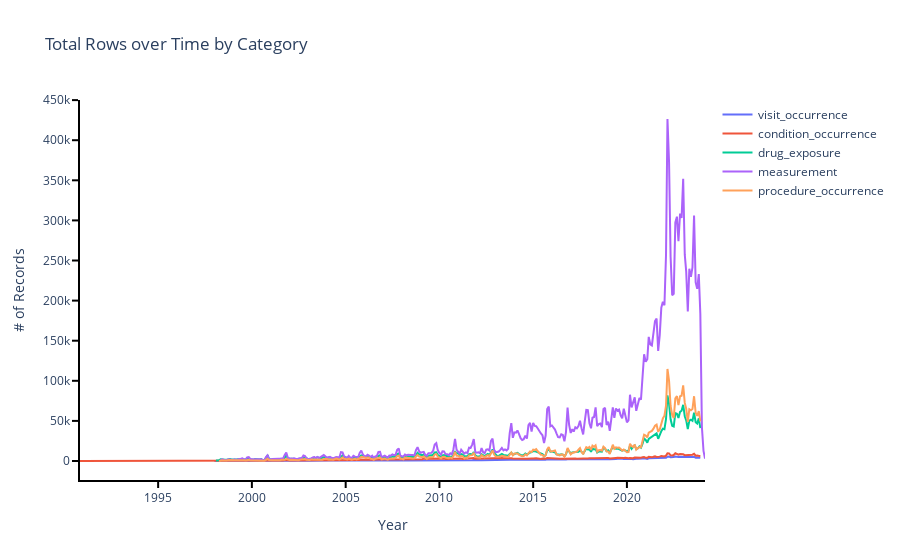

Write notebook code for a chart like this one.
### Markdown cell above
연도별 데이터 분포 표시

### Code cell
# 테이블 불러오기
dataframes = []
table_name = "visit_occurrence"
visit = pd.read_csv(os.path.join(cdm_path, table_name + ".csv"))
visit["date"] = pd.to_datetime(visit["visit_start_date"])
# 날짜 형식 변환: 'YYYY-MM' 형식으로 변환합니다.
visit['year_month'] = visit['date'].dt.to_period('M')
# 그룹화: 연도와 월별로 그룹화하여 레코드의 개수를 계산합니다.
visit_summary = visit.groupby('year_month').size().reset_index(name='records')
visit_summary['category'] = table_name
dataframes.append(visit_summary)


table_name = "condition_occurrence"
condition = pd.read_csv(os.path.join(cdm_path, table_name + ".csv"))
condition["date"] = pd.to_datetime(condition["condition_start_date"])
# 날짜 형식 변환: 'YYYY-MM' 형식으로 변환합니다.
condition['year_month'] = condition['date'].dt.to_period('M')
# 그룹화: 연도와 월별로 그룹화하여 레코드의 개수를 계산합니다.
condition_data = condition.groupby('year_month').size().reset_index(name='records')
condition_data['category'] = table_name
dataframes.append(condition_data)

table_name = "drug_exposure"
drug = pd.read_csv(os.path.join(cdm_path, table_name + ".csv"))
drug["date"] = pd.to_datetime(drug["drug_exposure_start_date"])
# 날짜 형식 변환: 'YYYY-MM' 형식으로 변환합니다.
drug['year_month'] = drug['date'].dt.to_period('M')
# 그룹화: 연도와 월별로 그룹화하여 레코드의 개수를 계산합니다.
drug_data = drug.groupby('year_month').size().reset_index(name='records')
drug_data['category'] = table_name
dataframes.append(drug_data)

table_name = "measurement"
measurement = pd.read_csv(os.path.join(cdm_path, table_name + ".csv"))
measurement["date"] = pd.to_datetime(measurement["measurement_date"])
# 날짜 형식 변환: 'YYYY-MM' 형식으로 변환합니다.
measurement['year_month'] = measurement['date'].dt.to_period('M')
# 그룹화: 연도와 월별로 그룹화하여 레코드의 개수를 계산합니다.
measurement_data = measurement.groupby('year_month').size().reset_index(name='records')
measurement_data['category'] = table_name
dataframes.append(measurement_data)

table_name = "procedure_occurrence"
procedure = pd.read_csv(os.path.join(cdm_path, table_name + ".csv"))
procedure["date"] = pd.to_datetime(procedure["procedure_date"])
# 날짜 형식 변환: 'YYYY-MM' 형식으로 변환합니다.
procedure['year_month'] = procedure['date'].dt.to_period('M')
# 그룹화: 연도와 월별로 그룹화하여 레코드의 개수를 계산합니다.
procedure_data = procedure.groupby('year_month').size().reset_index(name='records')
procedure_data['category'] = table_name
dataframes.append(procedure_data)

all_data = pd.concat(dataframes)

fig = go.Figure()
categories = all_data["category"].unique()
for category in categories:
    category_data = all_data[all_data['category'] == category]
    fig.add_trace(go.Scatter(x = category_data["year_month"].astype(str), y=category_data["records"], name=category, 
                          mode="lines"))

# X축 설정 - 눈금 표시, 그리드는 제거
fig.update_xaxes(
    showline=True,  # X축 선 표시
    linewidth=2,  # X축 선의 너비
    linecolor='black',  # X축 선의 색상
    showgrid=False,  # 그리드는 표시하지 않음
    ticks='outside',  # 눈금 표시 위치
    tickwidth=2,  # 눈금의 너비
    tickcolor='black',  # 눈금의 색상
    ticklen=6  # 눈금의 길이
)

# Y축 설정 - 눈금 표시, 그리드는 제거
fig.update_yaxes(
    showline=True,  # Y축 선 표시
    linewidth=2,  # Y축 선의 너비
    linecolor='black',  # Y축 선의 색상
    showgrid=False,  # 그리드는 표시하지 않음
    ticks='outside',  # 눈금 표시 위치
    tickwidth=2,  # 눈금의 너비
    tickcolor='black',  # 눈금의 색상
    ticklen=6,  # 눈금의 길이
    range=[0,max(all_data["records"])*1.05]
)

fig.update_layout(
    title="Total Rows over Time by Category",
    xaxis_title="Year",
    yaxis_title="# of Records",
    plot_bgcolor="white"
)

fig.show()

### Figure 1 — Plotly figure (JSON) as saved in the notebook; plotly's stock layout.template omitted (floating-point values rounded to 4 significant figures; data arrays with more than 128 entries replaced by an {"elided": "..."} marker saying what was removed)
{"data": [{"mode": "lines", "name": "visit_occurrence", "type": "scatter", "x": {"elided": "312 str values"}, "y": {"elided": "312 int values"}}, {"mode": "lines", "name": "condition_occurrence", "type": "scatter", "x": {"elided": "396 str values"}, "y": {"elided": "396 int values"}}, {"mode": "lines", "name": "drug_exposure", "type": "scatter", "x": {"elided": "311 str values"}, "y": {"elided": "311 int values"}}, {"mode": "lines", "name": "measurement", "type": "scatter", "x": {"elided": "311 str values"}, "y": {"elided": "311 int values"}}, {"mode": "lines", "name": "procedure_occurrence", "type": "scatter", "x": {"elided": "309 str values"}, "y": {"elided": "309 int values"}}], "layout": {"plot_bgcolor": "white", "title": {"text": "Total Rows over Time by Category"}, "xaxis": {"linecolor": "black", "linewidth": 2, "showgrid": false, "showline": true, "tickcolor": "black", "ticklen": 6, "ticks": "outside", "tickwidth": 2, "title": {"text": "Year"}}, "yaxis": {"linecolor": "black", "linewidth": 2, "showgrid": false, "showline": true, "tickcolor": "black", "ticklen": 6, "ticks": "outside", "tickwidth": 2, "title": {"text": "# of Records"}}}}
